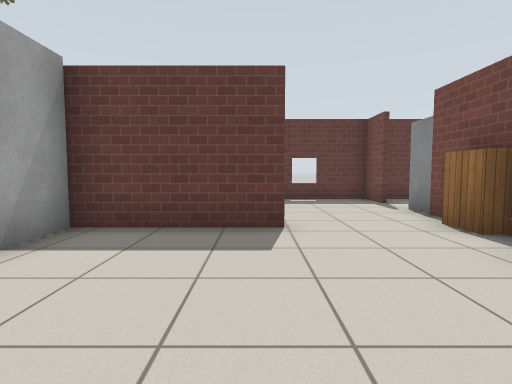
view 1 (above)

16 first-person views from a walk through a Gazebo world. The camera is 0.9 m above the floor, tilts 4° down and sees 80° across. Floor lines are 1 m apart. The floor is counted in squares, 1 m on a side. Each view is taken from the middle of a square. On the plan, view 1 faces up. The plan holds only what a view shows up to about 11 squares ahead; the rest is blank. The robots in the file are not drawn. Gazebo's built-in surfaces are drawn with simple patterns. Simple shapes stand in for some stock models.

view 2
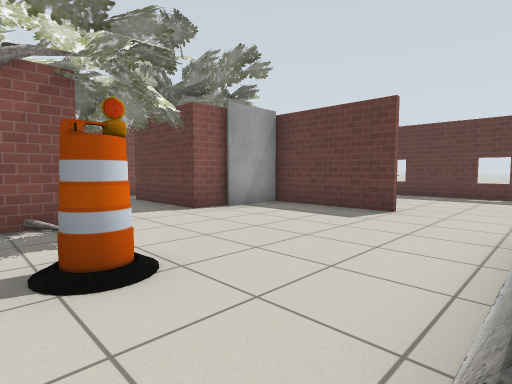

view 3
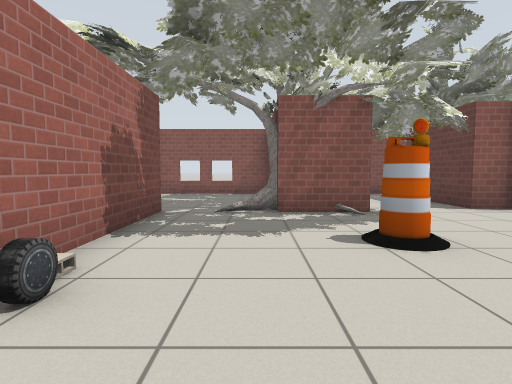

view 4
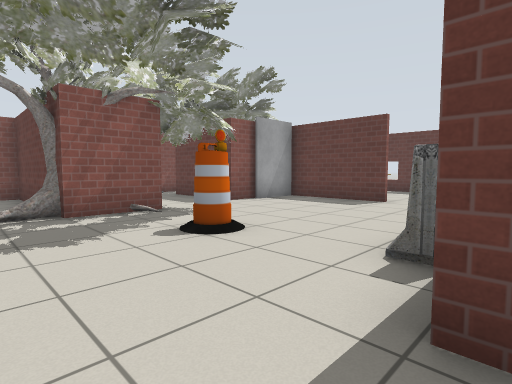

view 5
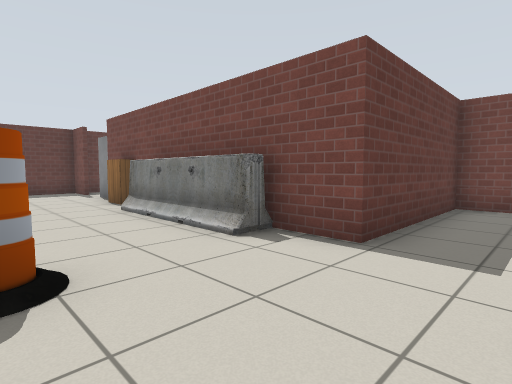

view 6
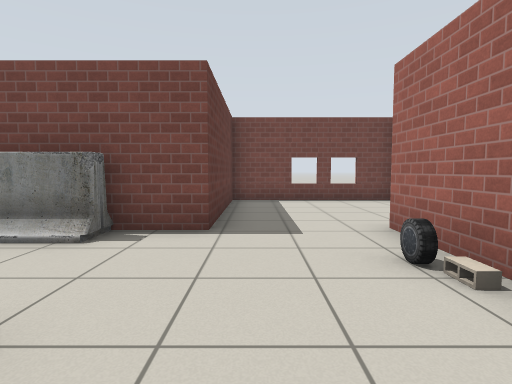

view 7
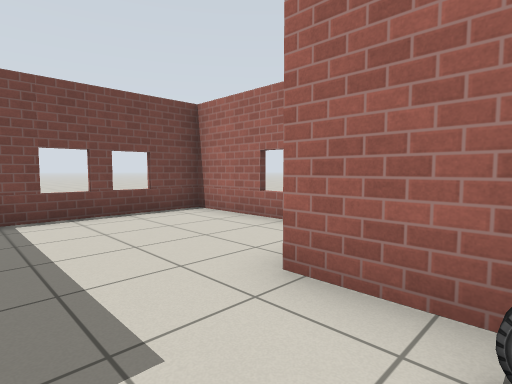

view 8
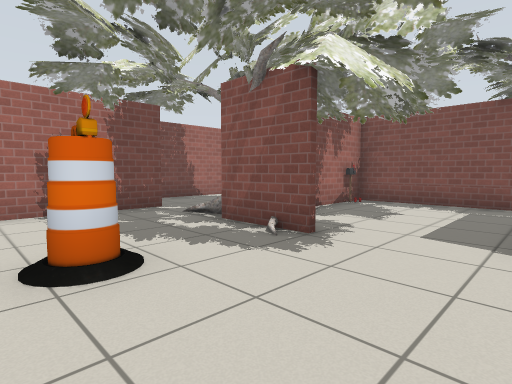

view 9
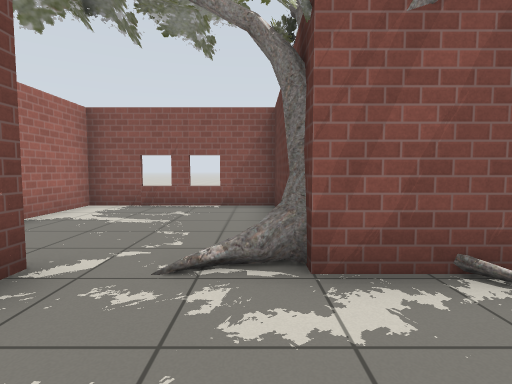

view 10
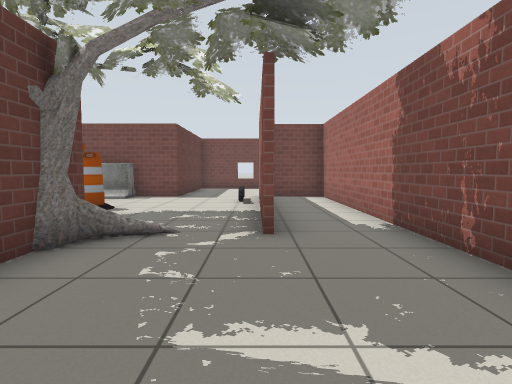

view 11
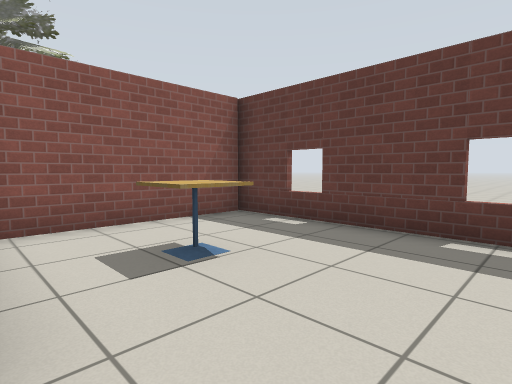

view 12
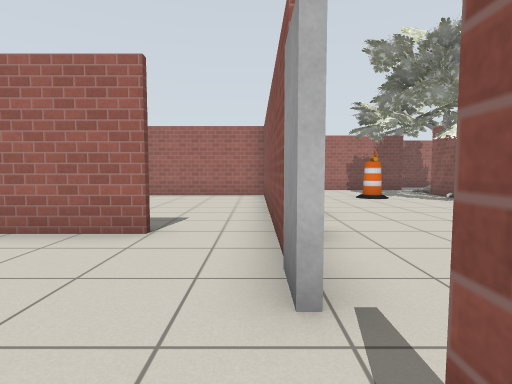

view 13
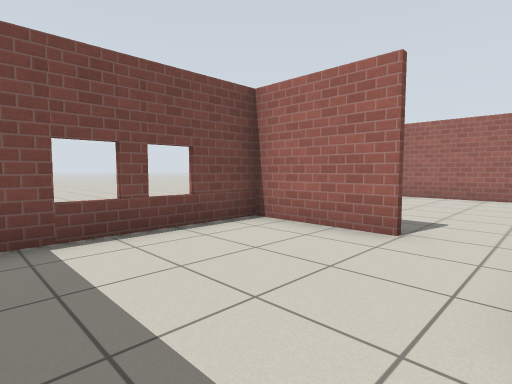

view 14
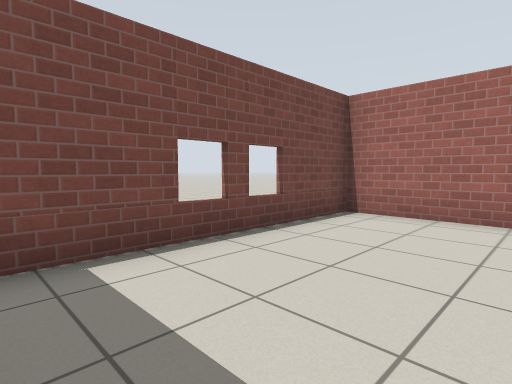

view 15
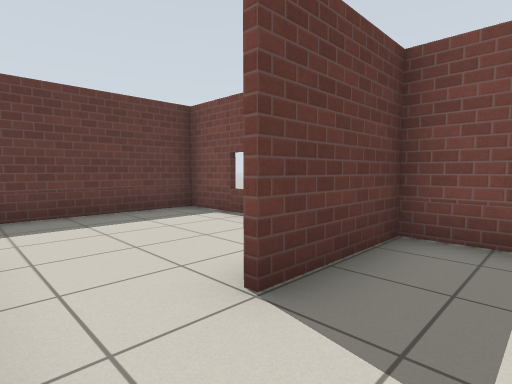

view 16
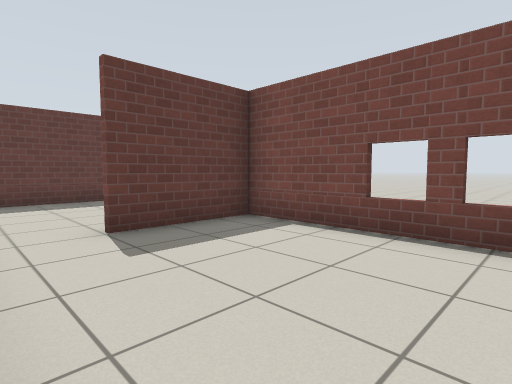

### Floor plan
Points are (right, up) in squares from view 1. A wall is a line through its corners. A room is listed if a view was taken in it or the views show most of it. See-through windows are left out.
Room 1 (views 1, 2, 3, 4, 5, 6, 7, 8, 9, 11, 14, 15, 16)
walls: (3.6, 3.1) (3.6, 6.2); (0.5, 4.8) (-3, 4.8); (3.6, -0.5) (3.6, -1.9); (-3.1, 3.1) (-3.1, 2.1) (-6.5, 2.1); (-2.6, -0.5) (-2.6, -1.6); (3.6, 5.9) (3.6, 3.4); (4.6, -2.3) (3.6, -2.3) (3.6, -0.3); (4.9, -2.1) (8.4, -2.1); (3.6, 8.4) (3.6, 9.6) (-3.1, 9.6) (-3.1, 5.4); (2.4, -5.1) (3.9, -5.1); (-1.6, -5.1) (1.4, -5.1); (8.4, 4.5) (5.5, 4.5); (8.3, -2.1) (8.3, 5); (-7.9, 2.8) (-7.9, -2.4) (-5.5, -2.4)
ways out: opening at (-3, -4) to room 2; opening at (3.5, 7.5) to room 3; opening at (5, 5) to room 3; opening at (4, -3.5) to room 4
objects: oak tree (-4, -3) to (-1, 1); grey box (-3, 4); cafe table (-1, 7); barrel (0, -1); barrier (3, -1) to (3, 3); bookshelf (3, 4) to (3, 5); door leaf (4, 7)
Room 2 (view 10)
walls: (-2.8, -5.1) (-1.6, -5.1); (-4.4, -2.5) (-7.9, -2.5) (-7.9, -7.3) (3.6, -7.3) (3.6, -5.6); (1.4, -5.1) (2.4, -5.1)
ways out: opening at (-3, -4) to room 1
objects: car (2, -5)
Room 3 (views 12, 13)
walls: (5.5, 4.7) (8.4, 4.7); (8.3, 5) (8.3, 9.6) (4.1, 9.6)
ways out: opening at (3.5, 7.5) to room 1; opening at (5, 5) to room 1
Room 4 (no view inside)
walls: (5.5, -7.3) (8.3, -7.3) (8.3, -2.1); (8.4, -2.3) (4.6, -2.3)
ways out: opening at (4, -3.5) to room 1

Where each view was taken, in squares from view 1:
view 1: 0 up, 0 right, facing up
view 2: 2 down, 3 right, facing up-left
view 3: 3 down, 4 right, facing left
view 4: 4 down, 4 right, facing up-left
view 5: 4 down, 0 right, facing up-right
view 6: 3 down, 1 left, facing right
view 7: 3 down, 2 right, facing down-right
view 8: 2 up, 1 right, facing down-left
view 9: 3 down, 0 right, facing left
view 10: 5 down, 7 left, facing right
view 11: 5 up, 2 right, facing up-left
view 12: 9 up, 4 right, facing down
view 13: 9 up, 4 right, facing down-right
view 14: 4 up, 5 right, facing down-right
view 15: 3 up, 4 right, facing up-right
view 16: 0 up, 4 right, facing up-right
